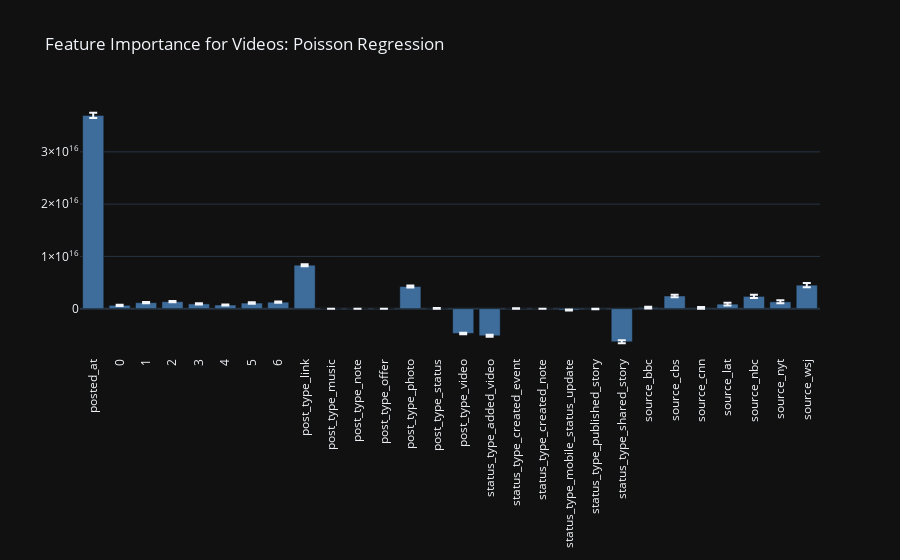

The notebook cell saved with this chart:
### Code cell
import plotly.graph_objects as go

fig= go.Figure()
fig.add_trace(go.Bar(x=final_cols,y=r['importances_mean'], marker_color='rgb(62, 109, 156)',error_y=dict(type='data',array = r['importances_std'])))

fig.update_layout(template = 'plotly_dark', barmode='group', title_text='Feature Importance for Videos: Poisson Regression', xaxis_tickangle=-90)
fig.show()
